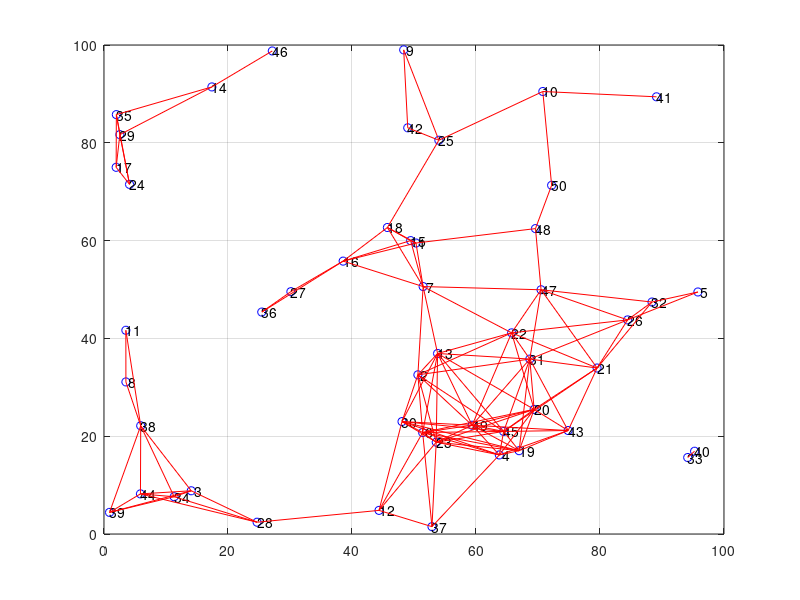

This figure's MATLAB source:
% genration of wireless sensor network
% given range of from 0 to xmax, 0 to ymax and number N of wireless sensors,
% randomly genrate WSN and plot topological map.

% HM20150324

clear;
close all;

xmax=100;                  % x limit
ymax=100;                    % y limit
n=50;                          % z limit
srange=20;                    % sensor com range

node=[];                % nodes coordinates
for i=1:n
    node(i,1)=rand(1,1)*xmax;
    node(i,2)=rand(1,1)*ymax;
end

% plot nodes and id of node
plot(node(:,1),node(:,2),'bo');
labels=cellstr(num2str([1:length(node)]'));
text(node(:,1),node(:,2), labels);
hold on;

% connect nodes, and restore neighbors in com range
nodeNeighbor=[];
for i=1:n
    cnt=1;
    for j=i+1:n
        if(sqrt((node(i,1)-node(j,1)).^2+(node(i,2)-node(j,2)).^2)<srange)
            nodeNeighbor(i,cnt)=j;
            cnt=cnt+1;
        end
    end
end

% display random genenrated wireless sensor network in grid    
for i=1:length(nodeNeighbor)
    for j=1:length(nodeNeighbor(i,:))
        if(nodeNeighbor(i,j)~=0)
            endIndex=nodeNeighbor(i,j);
            plot([node(i,1);node(endIndex,1)], [node(i,2);node(endIndex,2)],'r');
            hold on;
        end
    end
end

grid on;
